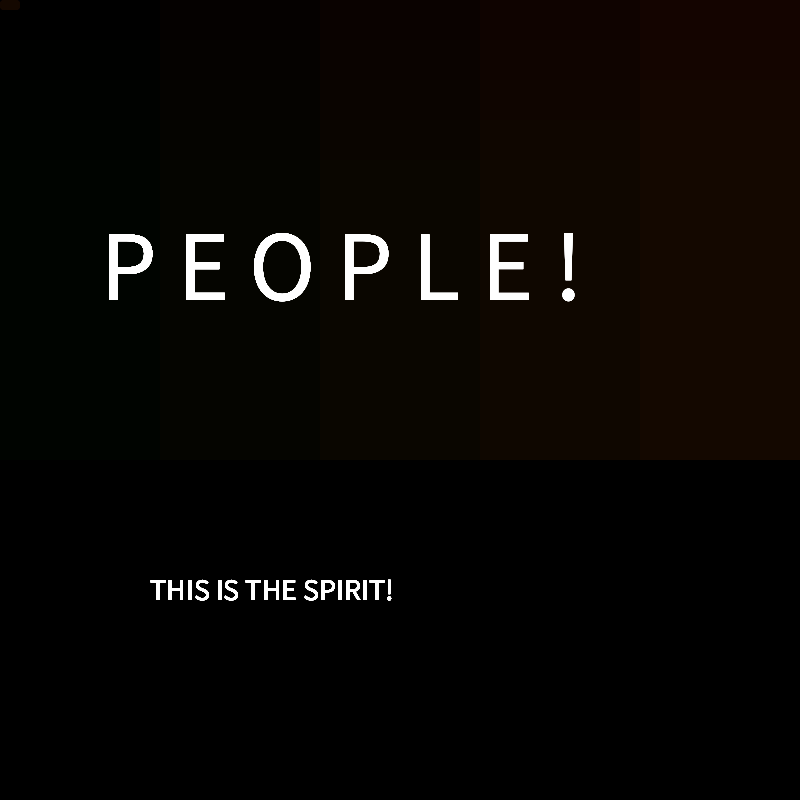
Frame 1 (no input)
Frame 60 (the mouse pressed at the canvas centre just before this capture): identical to frame 1, image omitted
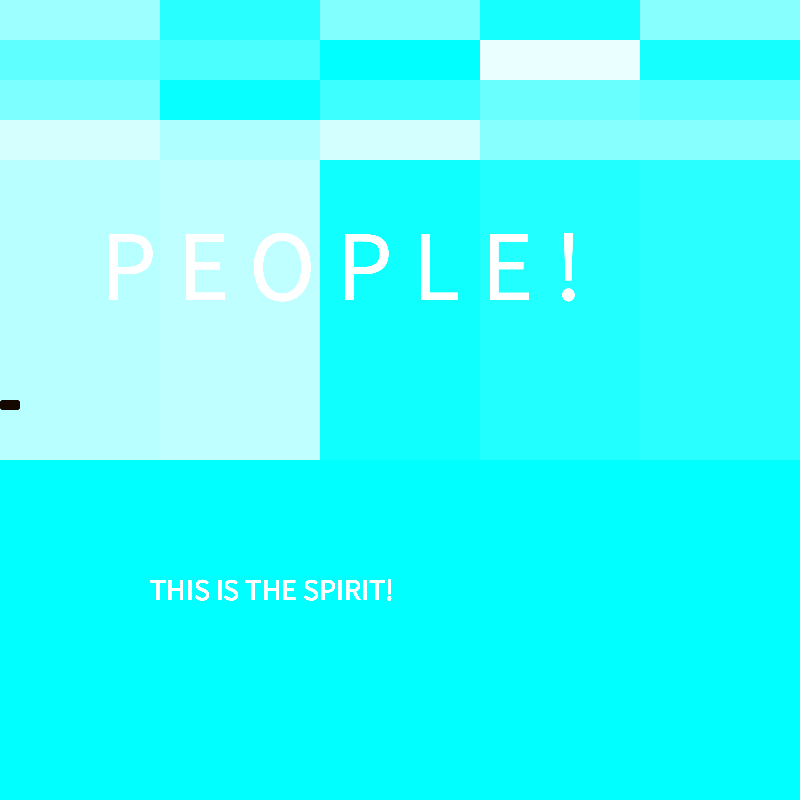
Frame 120 (the mouse held since frame 60 and released just before this capture)

The Processing sketch that drew these frames (run headless with seeded random() and noise(); from frame 60 on, the mouse is pressed at the canvas centre):

// Processing sketch: processing_105672
// ── processing_105672.pde

int v = 20;
int h = 5;
color[][] colors;

void setup() {
  size(800, 800);
  noStroke();
  colors = new color[h][v];
  for(int i=0;i<h;i++) {
  for(int j=0;j<v;j++) {
  colors[i][j] = color( (5*i+mouseY), ((i+j)), (mouseX) );       
    }
  }
}
void draw() {  
  background(0,mouseY,mouseX);   
{
  for(int i=0;i<h;i++) {
    for(int j=0;j<h;j++) {  
      fill(colors[i][j]);
      rect(0, mouseY, 20, 10,50);
      if(mousePressed == true) 
      fill(random(250),mouseX,mouseY);
      rect(i*(width/h), j*(height/v), 200, 300);
      fill(255);
      textSize(100);
      text("P E O P L E !",100,300);
      textSize(30);
      text("THIS IS THE SPIRIT!",150,600);
      }
      } 
      }
      }
